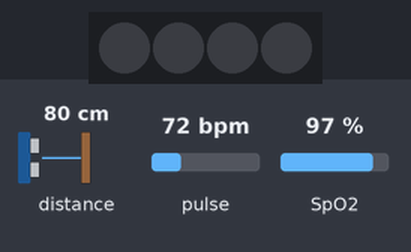
Bench run of a sketch on a simulated Seeed XIAO ESP32-S3. Shown: 4 RGB LEDs in strip order, left to right. Inputs (shaded band) come from the test bench; at power-on: distance to the obstacle 80 cm, pulse 72 bpm, SpO2 97 %. Dim RGB values are drawn brighter than linear; colours are those a GRB WS2812 strip shows for the declared byte order; what the sketch prints to the serial monitor is not drawn.

Above: at 0.0 s.
At 0.6 s:
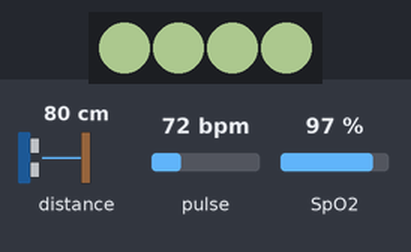
Timing chart, 0 to 7.9 s (numbered marks = the images above):
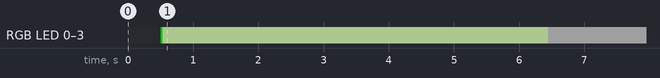

Measured:
- by itself, RGB LED 0–3: off → RGB(0, 100, 0) at 0.50 s, → RGB(86, 100, 71) 0.03 s later, → RGB(31, 31, 31) 5.9 s later

The sketch:

ESP32S3_____.ino
```cpp
#include <Wire.h>
#include <Adafruit_VL53L0X.h>
#include <Adafruit_TCS34725.h>
#include <FastLED.h>
#include "MAX30105.h"
#include "spo2_algorithm.h"

#include "posture_model.h"
#include "gesture_model.h"

// ===================== 引脚定义 (XIAO ESP32S3) =====================
#define LED_PIN     4
#define NUM_LEDS    4
#define I2C_SDA     6
#define I2C_SCL     7

CRGB leds[NUM_LEDS];

Adafruit_VL53L0X tof;
Adafruit_TCS34725 tcs;
MAX30105 particleSensor;

// ===================== 姿态检测 =====================
#define SEQUENCE_LEN 50
float pose_buffer[SEQUENCE_LEN];
int buffer_idx = 0;
int posture = 0;
bool tomato_running = false;

// ===================== 血氧心率 =====================
#define SPO2_BUF_LEN 100
uint32_t irBuffer[SPO2_BUF_LEN];
uint32_t redBuffer[SPO2_BUF_LEN];
int spo2_idx = 0;
bool spo2_ready = false;
int32_t spo2 = 0;
int8_t  validSPO2 = 0;
int32_t heartRate = 0;
int8_t  validHeartRate = 0;
bool    max30105_ok = false;   // 传感器是否初始化成功
uint8_t shift_count = 0;

void setup() {
  delay(500);
  Serial.begin(115200);
  Wire.begin(I2C_SDA, I2C_SCL);

  // ---- 灯光 ----
  FastLED.addLeds<WS2812, LED_PIN>(leds, NUM_LEDS);
  FastLED.setBrightness(100);
  fill_solid(leds, NUM_LEDS, CRGB(255, 0, 0));
  FastLED.show();

  // ---- 原有传感器 ----
  tof.begin();
  tcs.begin();

  // ---- MAX30105 初始化 ----
  if (!particleSensor.begin(Wire, I2C_SPEED_FAST)) {
    Serial.println("⚠ MAX30105 未找到，血氧心率功能不可用");
  } else {
    particleSensor.setup(60, 4, 2, 100, 411, 4096);
    max30105_ok = true;
    Serial.println("✅ MAX30105 初始化成功");
  }

  Serial.println("✅ 系统就绪");
}

void loop() {
  // ===================== 1. 距离采样 =====================
  uint16_t dist = tof.readRange();
  if (dist == 65535) dist = 800;

  if (buffer_idx < SEQUENCE_LEN) {
    pose_buffer[buffer_idx++] = dist;
  }

  // ===================== 2. 血氧心率采样 =====================
  if (max30105_ok) {
    particleSensor.check();
    int reads = 0;
    while (particleSensor.available() && reads < 10) {
      uint32_t ir  = particleSensor.getIR();
      uint32_t red = particleSensor.getRed();
      particleSensor.nextSample();
      reads++;

      if (!spo2_ready) {
        irBuffer[spo2_idx]  = ir;
        redBuffer[spo2_idx] = red;
        spo2_idx++;
        if (spo2_idx >= SPO2_BUF_LEN) {
          spo2_idx = 0;
          spo2_ready = true;
          maxim_heart_rate_and_oxygen_saturation(
            irBuffer, SPO2_BUF_LEN, redBuffer,
            &spo2, &validSPO2, &heartRate, &validHeartRate
          );
        }
      } else {
        if (shift_count == 0) {
          for (int i = 25; i < SPO2_BUF_LEN; i++) {
            irBuffer[i - 25]  = irBuffer[i];
            redBuffer[i - 25] = redBuffer[i];
          }
        }
        irBuffer[75 + shift_count]  = ir;
        redBuffer[75 + shift_count] = red;
        shift_count++;

        if (shift_count >= 25) {
          shift_count = 0;
          maxim_heart_rate_and_oxygen_saturation(
            irBuffer, SPO2_BUF_LEN, redBuffer,
            &spo2, &validSPO2, &heartRate, &validHeartRate
          );
        }
      }
    }
  }

  // ===================== 3. 姿态判断 =====================
  if (buffer_idx >= SEQUENCE_LEN) {
    buffer_idx = 0;
    float avg = 0;
    for (int i = 0; i < SEQUENCE_LEN; i++) avg += pose_buffer[i];
    avg /= SEQUENCE_LEN;

    if (avg < 400)      posture = 0;
    else if (avg < 700) posture = 1;
    else                posture = 2;
  }

  // ===================== 4. 番茄钟 =====================
  if (posture == 0 && !tomato_running) {
    tomato_running = true;
    Serial.println("🍅 番茄钟启动");
  }
  if (posture == 2 && tomato_running) {
    tomato_running = false;
    Serial.println("🛑 番茄钟暂停");
  }

  // ===================== 5. 灯光 =====================
  if (posture == 0)      fill_solid(leds, NUM_LEDS, CRGB(255, 220, 180));
  else if (posture == 1) fill_solid(leds, NUM_LEDS, CRGB(180, 200, 255));
  else                   fill_solid(leds, NUM_LEDS, CRGB(80, 80, 80));
  FastLED.show();

  // ===================== 6. 串口输出 =====================
  Serial.print("📏 ");
  Serial.print(dist);
  Serial.print("mm | 🤖 ");
  Serial.print(posture == 0 ? "伏案" : posture == 1 ? "靠椅" : "离座");

  // 血氧心率输出
  Serial.print(" | ❤️ HR:");
  if (validHeartRate) {
    Serial.print(heartRate);
  } else {
    Serial.print("--");
  }
  Serial.print("bpm | 💉 SpO2:");
  if (validSPO2) {
    Serial.print(spo2);
    Serial.print("%");
  } else {
    Serial.print("--");
  }

  Serial.println();
  delay(50);
}
```

Source omitted: esture_model.h (data table, 70587 bytes), sture_model.h (data table, 122198 bytes)
